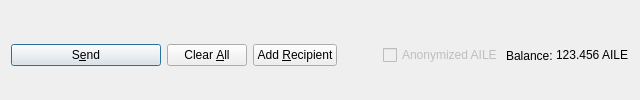
         <widget class="QFrame" name="frame_Send">
          <layout class="QHBoxLayout" name="horizontalLayout">
           <property name="bottomMargin">
            <number>0</number>
           </property>
           <item>
            <widget class="QPushButton" name="sendButton">
             <property name="minimumSize">
              <size>
               <width>150</width>
               <height>0</height>
              </size>
             </property>
             <property name="toolTip">
              <string>Confirm the send action</string>
             </property>
             <property name="text">
              <string>S&amp;end</string>
             </property>
             <property name="icon">
              <iconset resource="../aile.qrc">
               <normaloff>:/icons/send</normaloff>:/icons/send</iconset>
             </property>
             <property name="autoDefault">
              <bool>false</bool>
             </property>
             <property name="default">
              <bool>true</bool>
             </property>
            </widget>
           </item>
           <item>
            <widget class="QPushButton" name="clearButton">
             <property name="sizePolicy">
              <sizepolicy hsizetype="Minimum" vsizetype="Fixed">
               <horstretch>0</horstretch>
               <verstretch>0</verstretch>
              </sizepolicy>
             </property>
             <property name="toolTip">
              <string>Clear all fields of the form.</string>
             </property>
             <property name="text">
              <string>Clear &amp;All</string>
             </property>
             <property name="icon">
              <iconset resource="../aile.qrc">
               <normaloff>:/icons/remove</normaloff>:/icons/remove</iconset>
             </property>
             <property name="autoDefault">
              <bool>false</bool>
             </property>
            </widget>
           </item>
           <item>
            <widget class="QPushButton" name="addButton">
             <property name="toolTip">
              <string>Send to multiple recipients at once</string>
             </property>
             <property name="text">
              <string>Add &amp;Recipient</string>
             </property>
             <property name="icon">
              <iconset resource="../aile.qrc">
               <normaloff>:/icons/add</normaloff>:/icons/add</iconset>
             </property>
             <property name="autoDefault">
              <bool>false</bool>
             </property>
            </widget>
           </item>
           <item>
            <spacer name="horizontalSpacer">
             <property name="orientation">
              <enum>Qt::Horizontal</enum>
             </property>
             <property name="sizeHint" stdset="0">
              <size>
               <width>40</width>
               <height>20</height>
              </size>
             </property>
            </spacer>
           </item>
           <item>
            <layout class="QHBoxLayout" name="horizontalLayout_2">
             <property name="spacing">
              <number>3</number>
             </property>
             <item>
              <widget class="QCheckBox" name="checkzAILE">
               <property name="enabled">
                <bool>false</bool>
               </property>
               <property name="text">
                <string>Anonymized AILE</string>
               </property>
              </widget>
             </item>
             <item>
              <widget class="QLabel" name="label">
               <property name="text">
                <string>Balance:</string>
               </property>
              </widget>
             </item>
             <item>
              <widget class="QLabel" name="labelBalance">
               <property name="sizePolicy">
                <sizepolicy hsizetype="Preferred" vsizetype="Fixed">
                 <horstretch>0</horstretch>
                 <verstretch>0</verstretch>
                </sizepolicy>
               </property>
               <property name="cursor">
                <cursorShape>IBeamCursor</cursorShape>
               </property>
               <property name="text">
                <string notr="true">123.456 AILE</string>
               </property>
               <property name="textInteractionFlags">
                <set>Qt::LinksAccessibleByMouse|Qt::TextSelectableByKeyboard|Qt::TextSelectableByMouse</set>
               </property>
              </widget>
             </item>
            </layout>
           </item>
          </layout>
         </widget>
